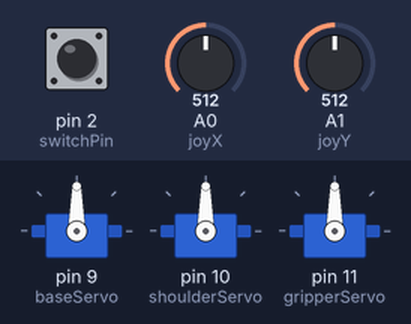
Recording of a sketch running on a simulated Arduino Uno, built with avr-gcc and run on an emulated ATmega328P. On the bench: 3 × servo. The inputs (shaded band) are chosen by the test bench; at power-on: A0 (joyX) = 512, A1 (joyY) = 512, pin 2 (switchPin) LOW.

Above: at 1.2 s.
1.3 s: A0 (joyX) set to 716
At 2.5 s:
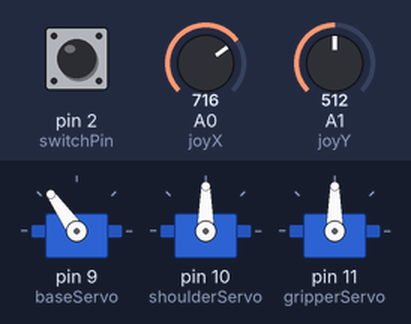
2.8 s: A1 (joyY) set to 716
At 3.6 s:
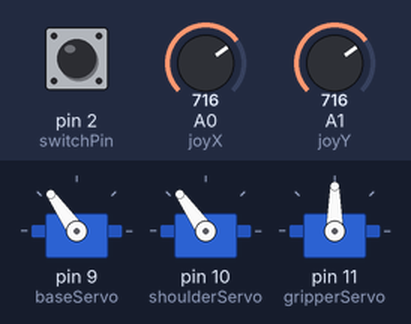
4.3 s: pin 2 (switchPin) pulled HIGH for 0.15 s
At 5.5 s:
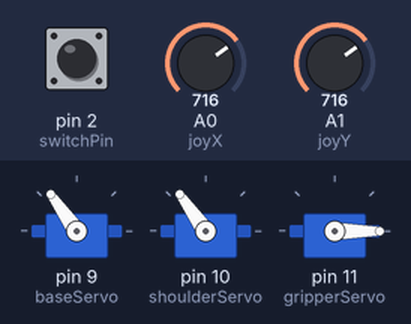
5.9 s: A0 (joyX) set to 900
At 7.1 s:
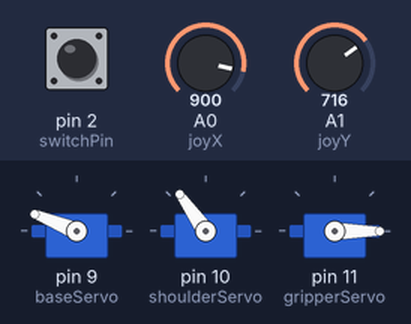
7.4 s: A1 (joyY) set to 900
At 8.3 s:
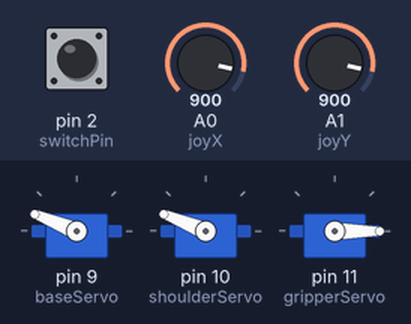
8.9 s: pin 2 (switchPin) pulled HIGH for 1 s
At 9.4 s:
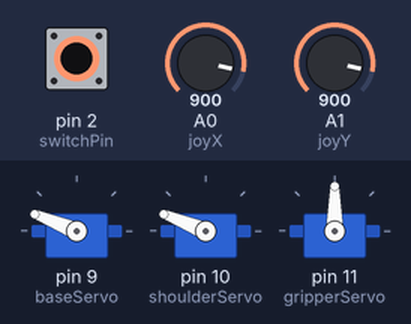
Timing chart, 0 to 11.9 s (numbered marks = the images above; inputs shaded):
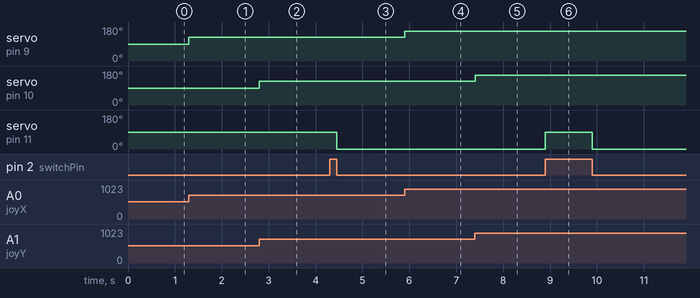

Measured:
- after the input at 1.3 s, servo on pin 9 (baseServo): 90° → 125° at once
- after the input at 2.8 s, servo on pin 10 (shoulderServo): 90° → 125° at once
- after the input at 4.3 s, servo on pin 11 (gripperServo): 90° → 0° after 0.15 s
- after the input at 5.9 s, servo on pin 9 (baseServo): 125° → 158° at once
- after the input at 7.4 s, servo on pin 10 (shoulderServo): 125° → 158° at once
- after the input at 8.9 s, servo on pin 11 (gripperServo): 0° → 90° at once, → 0° 1.0 s later

The sketch:

Robotic_Arm.ino
```cpp
#include <Servo.h>
Servo baseServo;
Servo shoulderServo;
Servo gripperServo;

int joyX = A0;
int joyY = A1;
int switchPin = 2;
int xAxisValue;
int yAxisValue;

int switchState = 0;
int lastSwitchState = 0;

void setup() {
  baseServo.attach(9);
  shoulderServo.attach(10);
  gripperServo.attach(11);
  pinMode(switchPin, INPUT);
}

void loop() {
  xAxisValue = analogRead(joyX);
  yAxisValue = analogRead(joyY);

  int baseAngle = map(xAxisValue, 0, 1023, 0, 180);
  int shoulderAngle = map(yAxisValue, 0, 1023, 0, 180);

  switchState = digitalRead(switchPin);
  if (switchState != lastSwitchState) {
    if (switchState == HIGH) {
      gripperServo.write(90);
    } else {
      gripperServo.write(0);
    }
    delay(50);
  }
  baseServo.write(baseAngle);
  shoulderServo.write(shoulderAngle);
  lastSwitchState = switchState;
}
```
